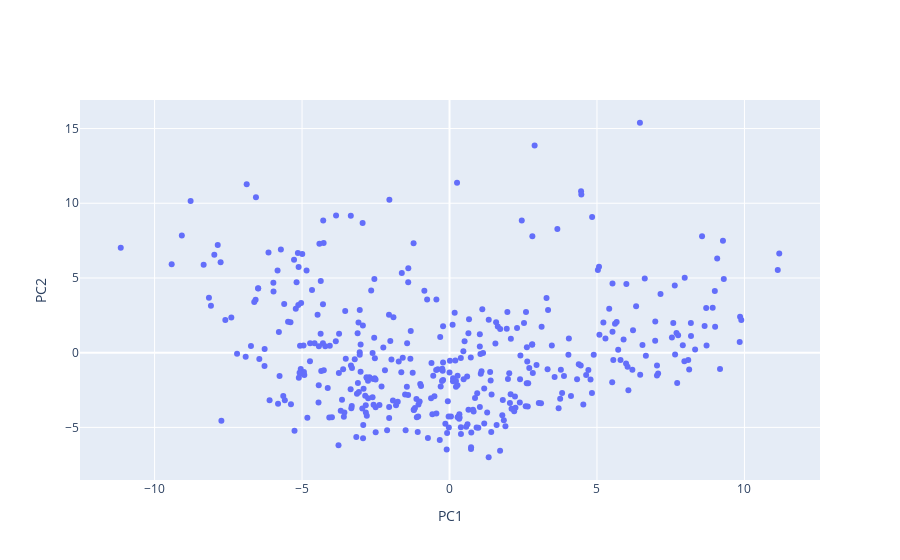

The code cell stored with this chart in its notebook:
### Markdown cell above
In order to get a sense of whether our data has clustering tendencies we first attempt a visualisation approach

### Code cell
# comparing our most significant PCS
fig1 = go.Scatter(x=df['PC1'],
                  y=df['PC2'],
                  mode='markers')

mylayout = go.Layout(xaxis=dict(title="PC1"),
                     yaxis=dict( title="PC2"))

fig = go.Figure(
    data=[fig1],
    layout=mylayout,
)
fig.show()

### Figure 1 — Plotly figure (JSON) as saved in the notebook; plotly's stock layout.template omitted (floating-point values rounded to 4 significant figures; data arrays with more than 128 entries replaced by an {"elided": "..."} marker saying what was removed)
{"data": [{"mode": "markers", "type": "scatter", "x": {"elided": "397 float values"}, "y": {"elided": "397 float values"}}], "layout": {"xaxis": {"title": {"text": "PC1"}}, "yaxis": {"title": {"text": "PC2"}}}}
